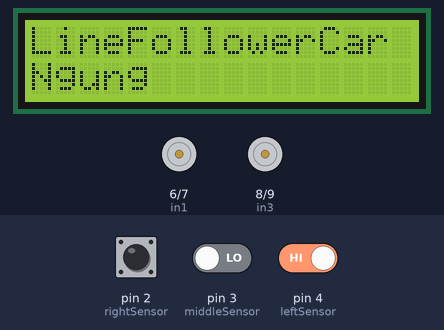
Recording of a sketch running on a simulated Arduino Uno, built with avr-gcc and run on an emulated ATmega328P. Parts: 16×2 character LCD, motor-driver pin pairs drawn as motors (green arrow = first pin HIGH = forward, orange = second pin HIGH = backward, longer = more drive, scaled by the enable pin). The inputs (shaded band) are chosen by the test bench; at power-on: pin 2 (rightSensor) HIGH, pin 4 (leftSensor) HIGH, pin 3 (middleSensor) LOW. What the sketch prints to the serial monitor is not drawn.

Above: at 1.2 s.
1.3 s: pin 2 (rightSensor) driven LOW
At 2.5 s:
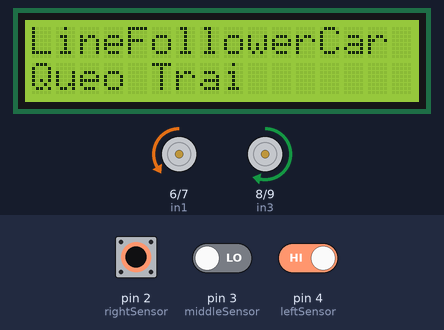
2.8 s: pin 4 (leftSensor) driven LOW
At 3.8 s:
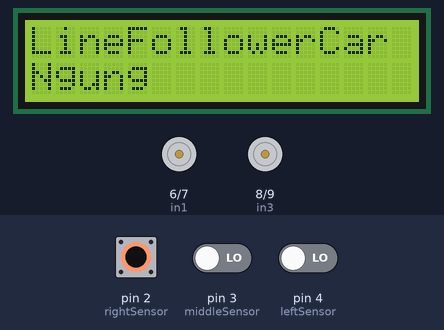
5.8 s: pin 3 (middleSensor) driven HIGH
At 6.2 s:
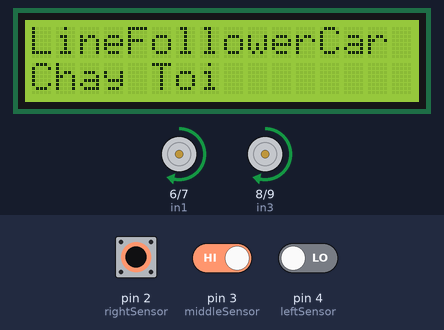
7.3 s: pin 2 (rightSensor) driven HIGH
At 7.8 s:
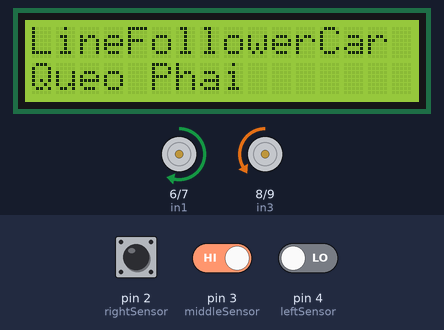
8.8 s: pin 4 (leftSensor) driven HIGH
At 9.8 s:
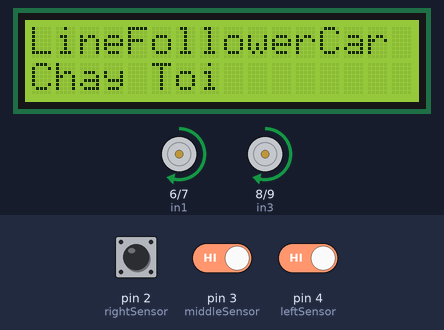
11.8 s: pin 2 (rightSensor) pulsed LOW 2 times (0.12 s each, 0.3 s apart)
At 12.07 s:
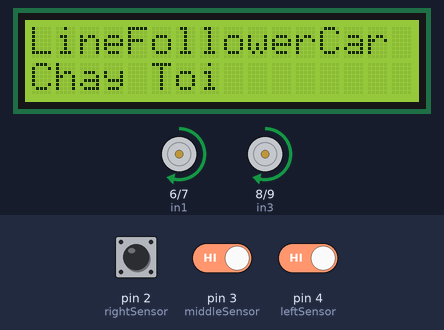
Timing chart, 0 to 14.8 s (numbered marks = the images above; inputs shaded):
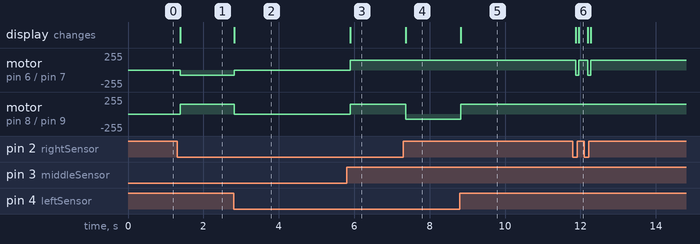

Measured:
- after the input at 1.3 s, motor on pin 6 (in1) / pin 7 (in2): stopped → backward 75/255 after 0.09 s; motor on pin 8 (in3) / pin 9 (in4): stopped → forward 150/255 after 0.09 s; the display: changes after 0.09 s (image 1)
- after the input at 2.8 s, motor on pin 6 (in1) / pin 7 (in2): backward 75/255 → stopped at once; motor on pin 8 (in3) / pin 9 (in4): forward 150/255 → stopped at once; the display: changes at once (image 2)
- after the input at 5.8 s, motor on pin 6 (in1) / pin 7 (in2), motor on pin 8 (in3) / pin 9 (in4): stopped → forward 150/255 after 0.09 s; the display: changes after 0.09 s (image 3)
- after the input at 7.3 s, motor on pin 8 (in3) / pin 9 (in4): forward 150/255 → backward 75/255 after 0.07 s; the display: changes after 0.07 s (image 4)
- after the input at 8.8 s, motor on pin 8 (in3) / pin 9 (in4): backward 75/255 → forward 150/255 at once; the display: changes at once (image 5)
- after the input at 11.8 s, motor on pin 6 (in1) / pin 7 (in2): alternates forward 150/255 for 0.23 s and backward 75/255 for 0.08 s, 4 changes in all, then stays forward 150/255, starting after 0.07 s; the display: first changes after 0.07 s (image 6 shows a later state)

The sketch:

LineFollowerCar.ino
```cpp
 #include <LiquidCrystal_I2C.h>   // add liquidcrystal library

 int leftSensor = 4;
 int middleSensor = 3;
 int rightSensor = 2;
 int ENA = 5;
 int in1 = 6;
 int in2 = 7;
 int in3 = 8;
 int in4 = 9;
 int ENB = 10;
 int leftSpeed = 150;
 int rightSpeed = 150;
 LiquidCrystal_I2C lcd(0x27,16,2);

 void moveForward()
  {
    Serial.println("Move Forward");
    lcd.setCursor(0,1);
    lcd.print("Chay Toi        ");
    analogWrite(ENA,leftSpeed);
    analogWrite(ENB,rightSpeed);
    digitalWrite(in1, HIGH);
    digitalWrite(in2, LOW);
    digitalWrite(in3, HIGH);
    digitalWrite(in4, LOW);
  }

  void moveBackward()
  {
    Serial.println("Move Backward");
    lcd.setCursor(0,1);
    lcd.print("Chay Lui        ");
    analogWrite(ENA,leftSpeed);
    analogWrite(ENB,rightSpeed);
    digitalWrite(in1, LOW);
    digitalWrite(in2, HIGH);
    digitalWrite(in3, LOW);
    digitalWrite(in4, HIGH);
  }

  void turnRight()
  {
    Serial.println("Turn Right");
    lcd.setCursor(0,1);
    lcd.print("Queo Phai       ");
    analogWrite(ENA,leftSpeed);
    analogWrite(ENB,rightSpeed/2);
    digitalWrite(in1, HIGH);
    digitalWrite(in2, LOW);
    digitalWrite(in3, LOW);
    digitalWrite(in4, HIGH);
   }

  void turnLeft()
  {
    Serial.println("Turn Left");
    lcd.setCursor(0,1);
    lcd.print("Queo Trai       ");
    analogWrite(ENA,leftSpeed/2);
    analogWrite(ENB,rightSpeed);
    digitalWrite(in1, LOW);
    digitalWrite(in2, HIGH);
    digitalWrite(in3, HIGH);
    digitalWrite(in4, LOW);
  }

  void moveStop()
  {
    Serial.println("Move Stop");
    lcd.setCursor(0,1);
    lcd.print("Ngung           ");
    analogWrite(ENA,LOW);
    analogWrite(ENB,LOW);
    digitalWrite(in1, LOW);
    digitalWrite(in2, LOW);
    digitalWrite(in3, LOW);
    digitalWrite(in4, LOW);
  }

 void setup()
 {
  Serial.begin(9600);
  pinMode(leftSensor,INPUT);
  pinMode(middleSensor,INPUT);
  pinMode(rightSensor,INPUT);
  pinMode(in1,OUTPUT);
  pinMode(in2,OUTPUT);
  pinMode(in3,OUTPUT);
  pinMode(in4,OUTPUT);
  pinMode(ENA,OUTPUT);
  pinMode(ENB,OUTPUT);
  lcd.init();
  lcd.backlight();
  lcd.setCursor(0,0);
  lcd.print("LineFollowerCar");
  moveStop();
 }

void loop()
{
  Serial.println("stateLeft stateMiddle  stateRight");
  Serial.print(digitalRead(leftSensor));
  Serial.print("         ");
  Serial.print(digitalRead(middleSensor));
  Serial.print("            ");
  Serial.println(digitalRead(rightSensor));
  // middle senssor on black
  if((digitalRead(leftSensor) == 0) && (digitalRead(middleSensor) == 1) && (digitalRead(rightSensor) == 0))
  {
    moveForward();
  }
  // left sensor & middle sensor on black
  if((digitalRead(leftSensor) == 1) && (digitalRead(middleSensor) == 1) && (digitalRead(rightSensor) == 0))
  {
    turnLeft();
  }
  // left sensor on black
  if((digitalRead(leftSensor) == 1) && (digitalRead(middleSensor) == 0) && (digitalRead(rightSensor) == 0))
  {
    turnLeft();
  }
  // middle sensor & right sensor on black
  if((digitalRead(leftSensor) == 0) && (digitalRead(middleSensor) == 1) && (digitalRead(rightSensor) == 1))
  {
    turnRight();
  }
  // right sensor on black
  if((digitalRead(leftSensor) == 0) && (digitalRead(middleSensor) == 0) && (digitalRead(rightSensor) == 1))
  {
    turnRight();
  }
  // all 3 on white
  if((digitalRead(leftSensor) == 0) && (digitalRead(middleSensor) == 0) && (digitalRead(rightSensor) == 0))
  {
    moveStop();
  }
  // all 3 on black
  if((digitalRead(leftSensor) == 1) && (digitalRead(middleSensor) == 1) && (digitalRead(rightSensor) == 1))
  {
    moveForward();
  }
}
```
